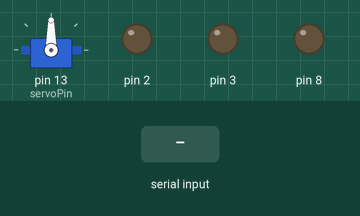
Bench run of a sketch on a simulated Arduino Uno, built with avr-gcc and run on an emulated ATmega328P. Parts: servo, output pins drawn as LEDs (lit = HIGH). Inputs (shaded band) come from the test bench.

Above: at 1.2 s.
1.3 s: "A" received over the second serial link
At 1.7 s:
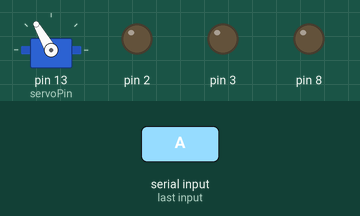
2.8 s: "B" received over the second serial link
At 4.0 s:
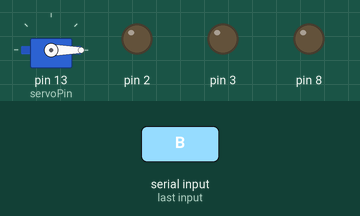
4.3 s: "C" received over the second serial link
At 5.1 s:
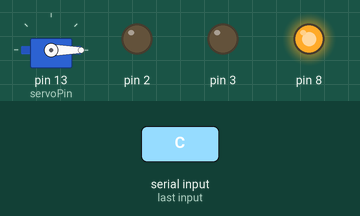
5.8 s: "E" received over the second serial link
At 6.3 s:
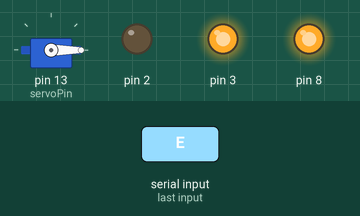
7.3 s: "D" received over the second serial link
At 8.5 s:
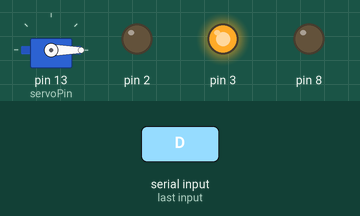
8.8 s: "F" received over the second serial link
At 9.8 s:
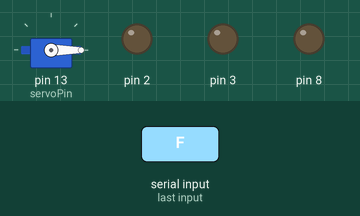
Timing chart, 0 to 11.3 s (numbered marks = the images above; inputs shaded):
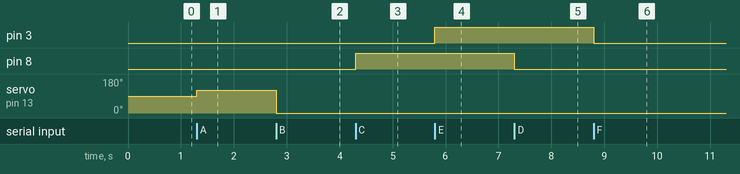

Measured:
- after the input at 1.3 s, servo on pin 13 (servoPin): 90° → 120° at once
- after the input at 2.8 s, servo on pin 13 (servoPin): 120° → 0° at once
- after the input at 4.3 s, pin 8: LOW → HIGH at once
- after the input at 5.8 s, pin 3: LOW → HIGH at once
- after the input at 7.3 s, pin 8: HIGH → LOW at once
- after the input at 8.8 s, pin 3: HIGH → LOW at once

The sketch:

home_anti_.ino
```cpp
#include <Servo.h>
#include <SoftwareSerial.h>

SoftwareSerial bt(9,10);
char a,b;
const int ledpin=13;
// const int motionpin=2;
const int flamePin = 11;
//int buzzer = 8;
int servoPin = 13;
Servo Servo1;
void setup() {
  bt.begin(9600);
  Servo1.attach(servoPin);
//  pinMode(buzzer, OUTPUT);
  pinMode(flamePin, INPUT);
//   pinMode(motionpin,INPUT);
  pinMode(2, OUTPUT);
  pinMode(3, OUTPUT);
  pinMode(8,HIGH);
  pinMode(3,HIGH);
}
void loop() {
 /* if (digitalRead(2) == HIGH && digitalRead(8) == LOW){             //2 = motion pin
      digitalWrite(ledpin,HIGH);          // tone(buzzer,100); //turns on led(13) and buzzer
     digitalWrite(buzzer,HIGH);               // 12 = buzzer
   // Serial.println('HIGH');
  }
   else if (digitalRead(2) == HIGH && digitalRead(8) == HIGH){             //2 = motion pin
       digitalWrite(ledpin,LOW);          // tone(buzzer,100); //turns on led(13) and buzzer
       digitalWrite(buzzer,LOW);               // 12 = buzzer
      // Serial.println('LOW');
  }
  if (digitalRead(11) == LOW )                          //flame = 11
  {
    digitalWrite(buzzer, HIGH);
    delay(500);
    digitalWrite(buzzer, LOW);
     delay(500);
  }
  else if (digitalRead(11) == HIGH )                          //flame = 11
  {
    digitalWrite(buzzer, LOW);
  }*/
  if(bt.available())
  {
    a = bt.read();      //Read the incoming data and store it into variable Incoming_value
    Serial.println(a);        //Print Value of Incoming_value in Serial monitor
    if(a == 'A')            //Checks whether value of Incoming_value is equal to a
       Servo1.write(120);                 //If value is 1 then 90 degree rotate
    else if(a == 'B')       //Checks whether value of Incoming_value is equal to b
        Servo1.write(0);                 //If value is 0 then 0 degree rotate
        if(a == 'C')            //Checks whether value of Incoming_value is equal to a
        digitalWrite(8,HIGH);              //If value is 1 then 90 degree rotate
    else if(a == 'D')       //Checks whether value of Incoming_value is equal to b
        digitalWrite(8,LOW);
         if(a == 'E')            //Checks whether value of Incoming_value is equal to a
        digitalWrite(3,HIGH);              //If value is 1 then 90 degree rotate
    else if(a == 'F')       //Checks whether value of Incoming_value is equal to b
        digitalWrite(3,LOW);
  }
}
```
